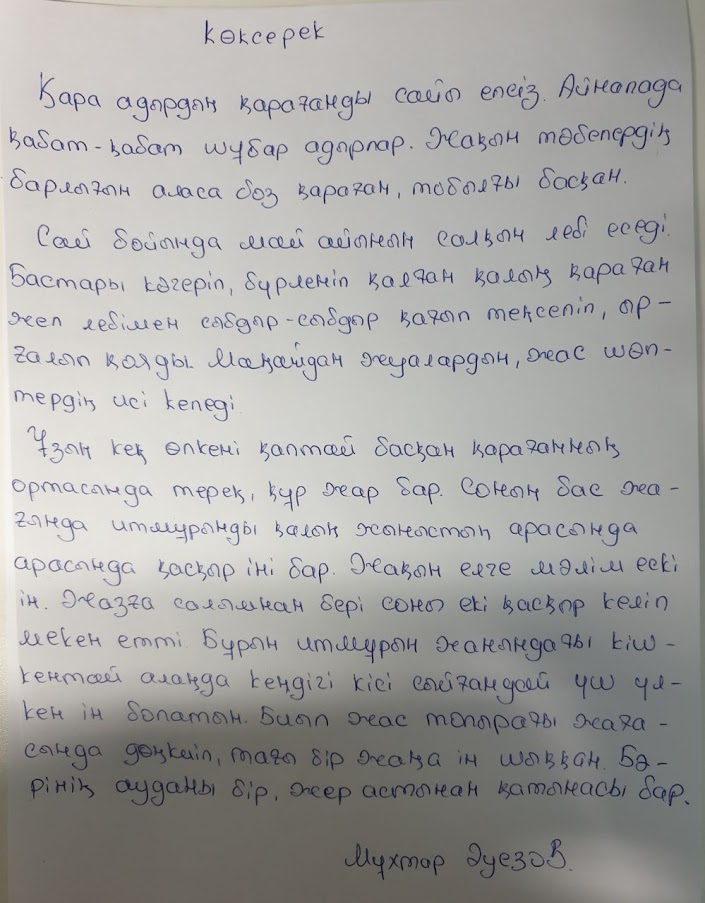
#> input picture Lab3/kokserek.jpg, 705 x 903 px, found by its file name
$ python Lab33.py
#> lines starting #> are read from the running program, lines starting #| are printed output that depends on the picture; after the words box and inside, x2 and y2 are one past the last pixel; in counts of white or black regions, pixels touching at a corner belong together
import cv2
import numpy as np

img = cv2.imread(r"C:\github\Labs\Lab3\kokserek.jpg")
#> img is the input picture: shape (903, 705, 3); mean B, G, R 162.1, 163.7, 164.5
#convert to grayscale
imgg = cv2.cvtColor(img, cv2.COLOR_BGR2GRAY)
cv2.imshow('gray', imgg)
cv2.waitKey(0)

ret, otsu = cv2.threshold(imgg,0,255, cv2.THRESH_BINARY + cv2.THRESH_OTSU)
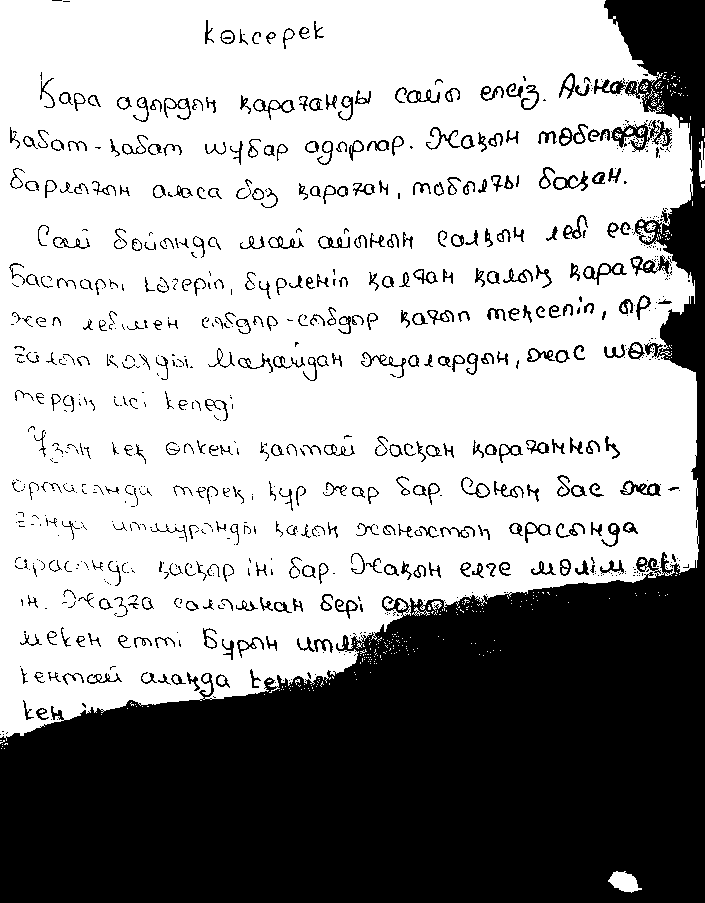
#> otsu: shape (903, 705); 64.7% white; 825 black regions (444 under 20 px), largest, box (x1, y1, x2, y2) and area: (0, 0, 705, 903) 196760, (611, 120, 672, 152) 714, (630, 255, 671, 276) 323
#> ret = 152
cv2.imshow('thresh', otsu)
cv2.waitKey(0)

kernel = np.ones((2,3),np.uint8)
erosion = cv2.erode(otsu,kernel,iterations = 1)
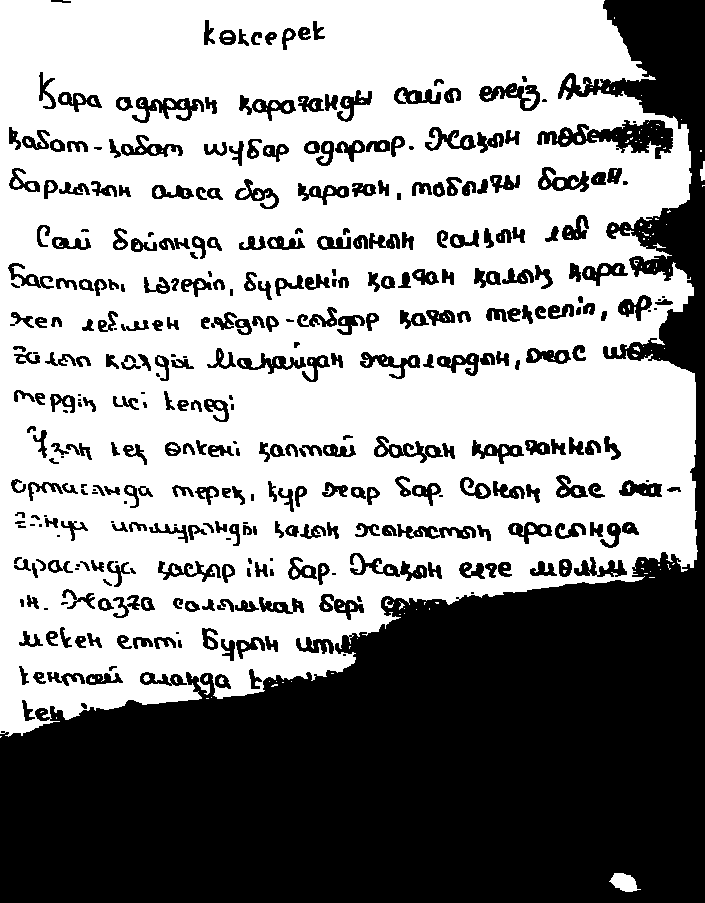
#> erosion: shape (903, 705); 58.9% white; 375 black regions (50 under 20 px), largest, box (x1, y1, x2, y2) and area: (0, 0, 705, 903) 203538, (537, 120, 673, 159) 2395, (132, 97, 204, 123) 799
cv2.imwrite('erosion.jpg', erosion)
cv2.imshow('erosion', erosion)
cv2.waitKey(0)

#function allow to destroy all windows at any time
cv2.destroyAllWindows()
